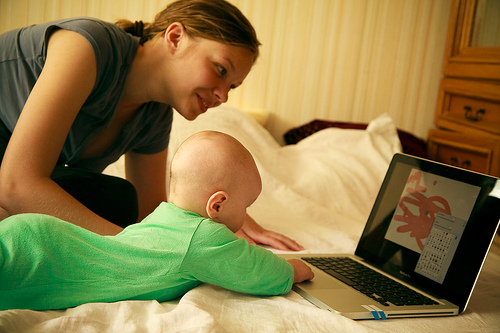
#> input picture MirrorGAN/STREAM/Japanese_model/image/11.jpg, 500 x 333 px, given as the content of the folder ../data/train2014/, which was not available
$ python resize.py
#> lines starting #> are read from the running program, lines starting #| are printed output that depends on the picture
import argparse
import os
import cv2

def resize_image(image, size):
    """Resize an image to the given size."""
    return cv2.resize(image, size, interpolation=cv2.INTER_AREA)

def resize_images(image_dir, output_dir, size):
    """Resize the images in 'image_dir' and save into 'output_dir'."""
#> called with image_dir = '../data/train2014/', output_dir = '../data/resized2014/', size = (256, 256)
    if not os.path.exists(output_dir):
        os.makedirs(output_dir)

    images = os.listdir(image_dir)
    num_images = len(images)
    for i, image in enumerate(images):
        img = cv2.imread(os.path.join(image_dir, image))
#> img is the input picture: shape (333, 500, 3); mean B, G, R 71.3, 122.7, 139.5
        if img is not None:
            img = resize_image(img, size)
#> in resize_image, `return cv2.resize(image, size, interpolation=cv2.INTER_AREA)`:
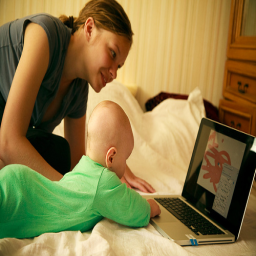
#> returned value: shape (256, 256, 3); mean of channels 0, 1, 2 71.3, 122.7, 139.5; drawn as B, G, R
            cv2.imwrite(os.path.join(output_dir, image), img)
        if (i + 1) % 100 == 0:
            print(f"[{i+1}/{num_images}] Resized the images and saved into '{output_dir}'.")

def main(args):
    image_dir = args.image_dir
    output_dir = args.output_dir
    image_size = (args.image_size, args.image_size)
    resize_images(image_dir, output_dir, image_size)

if __name__ == '__main__':
    parser = argparse.ArgumentParser()
    parser.add_argument('--image_dir', type=str, default='../data/train2014/', help='directory for train images')
    parser.add_argument('--output_dir', type=str, default='../data/resized2014/', help='directory for saving resized images')
    parser.add_argument('--image_size', type=int, default=256, help='size for image after processing')
    args = parser.parse_args()
    main(args)

$ run again, on MirrorGAN/STREAM/Japanese_model/image/12.jpg
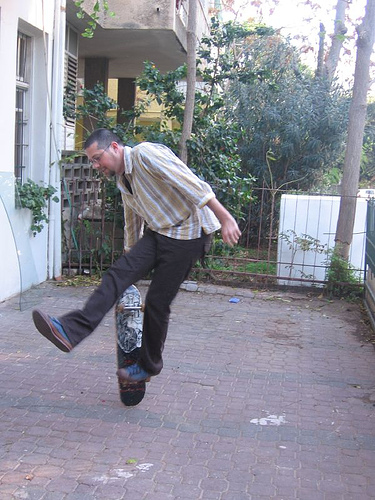
#> input picture MirrorGAN/STREAM/Japanese_model/image/12.jpg, 375 x 500 px, given as the content of the folder ../data/train2014/, which was not available
#> in resize_images, img is the input picture: shape (500, 375, 3); mean B, G, R 151.5, 141.1, 140.5
#> in resize_image, `return cv2.resize(image, size, interpolation=cv2.INTER_AREA)`:
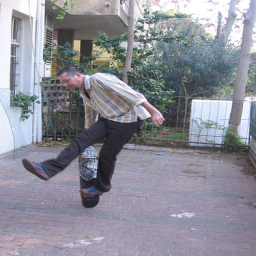
#> returned value: shape (256, 256, 3); mean of channels 0, 1, 2 151.5, 141.1, 140.5; drawn as B, G, R

$ run again, on MirrorGAN/STREAM/Japanese_model/image/13.jpg
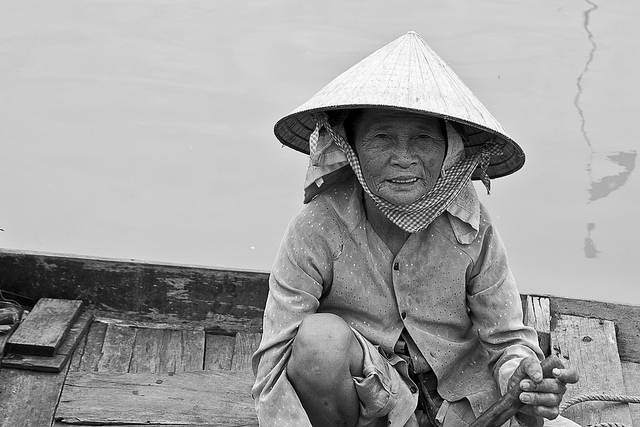
#> input picture MirrorGAN/STREAM/Japanese_model/image/13.jpg, 640 x 427 px, given as the content of the folder ../data/train2014/, which was not available
#> in resize_images, img is the input picture: shape (427, 640, 3); min 0, max 255, mean 160
#> in resize_image, `return cv2.resize(image, size, interpolation=cv2.INTER_AREA)`:
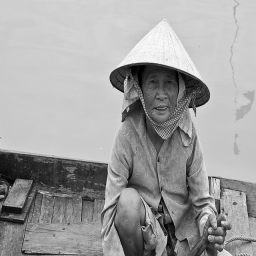
#> returned value: shape (256, 256, 3); min 0, max 249, mean 160.1
